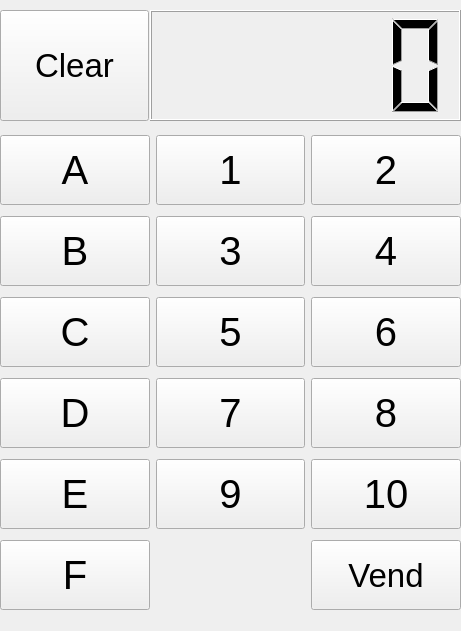
<?xml version="1.0" encoding="UTF-8"?>
<ui version="4.0">
 <class>Form</class>
 <widget class="QWidget" name="Form">
  <property name="geometry">
   <rect>
    <x>0</x>
    <y>0</y>
    <width>461</width>
    <height>631</height>
   </rect>
  </property>
  <property name="windowTitle">
   <string>Form</string>
  </property>
  <widget class="QLCDNumber" name="numberField">
   <property name="geometry">
    <rect>
     <x>150</x>
     <y>10</y>
     <width>311</width>
     <height>111</height>
    </rect>
   </property>
   <property name="mode">
    <enum>QLCDNumber::Hex</enum>
   </property>
  </widget>
  <widget class="QWidget" name="gridLayoutWidget">
   <property name="geometry">
    <rect>
     <x>0</x>
     <y>130</y>
     <width>461</width>
     <height>491</height>
    </rect>
   </property>
   <layout class="QGridLayout" name="gridLayout_2">
    <property name="sizeConstraint">
     <enum>QLayout::SetDefaultConstraint</enum>
    </property>
    <item row="0" column="0">
     <widget class="QPushButton" name="pushButton_A">
      <property name="minimumSize">
       <size>
        <width>0</width>
        <height>70</height>
       </size>
      </property>
      <property name="font">
       <font>
        <pointsize>30</pointsize>
       </font>
      </property>
      <property name="autoFillBackground">
       <bool>false</bool>
      </property>
      <property name="text">
       <string>A</string>
      </property>
      <property name="autoDefault">
       <bool>false</bool>
      </property>
      <property name="default">
       <bool>false</bool>
      </property>
      <property name="flat">
       <bool>false</bool>
      </property>
     </widget>
    </item>
    <item row="0" column="1">
     <widget class="QPushButton" name="pushButton_1">
      <property name="minimumSize">
       <size>
        <width>0</width>
        <height>70</height>
       </size>
      </property>
      <property name="font">
       <font>
        <pointsize>30</pointsize>
       </font>
      </property>
      <property name="text">
       <string>1</string>
      </property>
     </widget>
    </item>
    <item row="0" column="2">
     <widget class="QPushButton" name="pushButton_2">
      <property name="minimumSize">
       <size>
        <width>0</width>
        <height>70</height>
       </size>
      </property>
      <property name="font">
       <font>
        <pointsize>30</pointsize>
       </font>
      </property>
      <property name="text">
       <string>2</string>
      </property>
     </widget>
    </item>
    <item row="1" column="0">
     <widget class="QPushButton" name="pushButton_B">
      <property name="minimumSize">
       <size>
        <width>0</width>
        <height>70</height>
       </size>
      </property>
      <property name="font">
       <font>
        <pointsize>30</pointsize>
       </font>
      </property>
      <property name="text">
       <string>B</string>
      </property>
     </widget>
    </item>
    <item row="1" column="1">
     <widget class="QPushButton" name="pushButton_3">
      <property name="minimumSize">
       <size>
        <width>0</width>
        <height>70</height>
       </size>
      </property>
      <property name="font">
       <font>
        <pointsize>30</pointsize>
       </font>
      </property>
      <property name="text">
       <string>3</string>
      </property>
     </widget>
    </item>
    <item row="1" column="2">
     <widget class="QPushButton" name="pushButton_4">
      <property name="minimumSize">
       <size>
        <width>0</width>
        <height>70</height>
       </size>
      </property>
      <property name="font">
       <font>
        <pointsize>30</pointsize>
       </font>
      </property>
      <property name="text">
       <string>4</string>
      </property>
     </widget>
    </item>
    <item row="2" column="0">
     <widget class="QPushButton" name="pushButton_C">
      <property name="minimumSize">
       <size>
        <width>0</width>
        <height>70</height>
       </size>
      </property>
      <property name="font">
       <font>
        <pointsize>30</pointsize>
       </font>
      </property>
      <property name="text">
       <string>C</string>
      </property>
     </widget>
    </item>
    <item row="2" column="1">
     <widget class="QPushButton" name="pushButton_5">
      <property name="minimumSize">
       <size>
        <width>0</width>
        <height>70</height>
       </size>
      </property>
      <property name="baseSize">
       <size>
        <width>0</width>
        <height>0</height>
       </size>
      </property>
      <property name="font">
       <font>
        <pointsize>30</pointsize>
        <kerning>true</kerning>
       </font>
      </property>
      <property name="text">
       <string>5</string>
      </property>
     </widget>
    </item>
    <item row="2" column="2">
     <widget class="QPushButton" name="pushButton_6">
      <property name="minimumSize">
       <size>
        <width>0</width>
        <height>70</height>
       </size>
      </property>
      <property name="font">
       <font>
        <pointsize>30</pointsize>
       </font>
      </property>
      <property name="text">
       <string>6</string>
      </property>
     </widget>
    </item>
    <item row="3" column="1">
     <widget class="QPushButton" name="pushButton_7">
      <property name="minimumSize">
       <size>
        <width>0</width>
        <height>70</height>
       </size>
      </property>
      <property name="font">
       <font>
        <pointsize>30</pointsize>
       </font>
      </property>
      <property name="text">
       <string>7</string>
      </property>
     </widget>
    </item>
    <item row="3" column="2">
     <widget class="QPushButton" name="pushButton_8">
      <property name="minimumSize">
       <size>
        <width>0</width>
        <height>70</height>
       </size>
      </property>
      <property name="font">
       <font>
        <pointsize>30</pointsize>
       </font>
      </property>
      <property name="text">
       <string>8</string>
      </property>
     </widget>
    </item>
    <item row="4" column="2">
     <widget class="QPushButton" name="pushButton_10">
      <property name="minimumSize">
       <size>
        <width>0</width>
        <height>70</height>
       </size>
      </property>
      <property name="font">
       <font>
        <pointsize>30</pointsize>
       </font>
      </property>
      <property name="text">
       <string>10</string>
      </property>
     </widget>
    </item>
    <item row="4" column="1">
     <widget class="QPushButton" name="pushButton_9">
      <property name="minimumSize">
       <size>
        <width>0</width>
        <height>70</height>
       </size>
      </property>
      <property name="font">
       <font>
        <pointsize>30</pointsize>
       </font>
      </property>
      <property name="text">
       <string>9</string>
      </property>
     </widget>
    </item>
    <item row="3" column="0">
     <widget class="QPushButton" name="pushButton_D">
      <property name="minimumSize">
       <size>
        <width>0</width>
        <height>70</height>
       </size>
      </property>
      <property name="font">
       <font>
        <pointsize>30</pointsize>
       </font>
      </property>
      <property name="text">
       <string>D</string>
      </property>
     </widget>
    </item>
    <item row="4" column="0">
     <widget class="QPushButton" name="pushButton_E">
      <property name="minimumSize">
       <size>
        <width>0</width>
        <height>70</height>
       </size>
      </property>
      <property name="font">
       <font>
        <pointsize>30</pointsize>
       </font>
      </property>
      <property name="text">
       <string>E</string>
      </property>
     </widget>
    </item>
    <item row="5" column="0">
     <widget class="QPushButton" name="pushButton_F">
      <property name="minimumSize">
       <size>
        <width>0</width>
        <height>70</height>
       </size>
      </property>
      <property name="font">
       <font>
        <pointsize>30</pointsize>
       </font>
      </property>
      <property name="text">
       <string>F</string>
      </property>
     </widget>
    </item>
    <item row="5" column="2">
     <widget class="QPushButton" name="pushButton_vend">
      <property name="minimumSize">
       <size>
        <width>0</width>
        <height>70</height>
       </size>
      </property>
      <property name="font">
       <font>
        <pointsize>25</pointsize>
       </font>
      </property>
      <property name="autoFillBackground">
       <bool>false</bool>
      </property>
      <property name="text">
       <string>Vend</string>
      </property>
      <property name="autoDefault">
       <bool>false</bool>
      </property>
      <property name="default">
       <bool>false</bool>
      </property>
      <property name="flat">
       <bool>false</bool>
      </property>
     </widget>
    </item>
   </layout>
  </widget>
  <widget class="QPushButton" name="pushButton_clear">
   <property name="geometry">
    <rect>
     <x>0</x>
     <y>10</y>
     <width>149</width>
     <height>111</height>
    </rect>
   </property>
   <property name="minimumSize">
    <size>
     <width>0</width>
     <height>70</height>
    </size>
   </property>
   <property name="font">
    <font>
     <pointsize>25</pointsize>
    </font>
   </property>
   <property name="autoFillBackground">
    <bool>false</bool>
   </property>
   <property name="text">
    <string>Clear</string>
   </property>
   <property name="autoDefault">
    <bool>false</bool>
   </property>
   <property name="default">
    <bool>false</bool>
   </property>
   <property name="flat">
    <bool>false</bool>
   </property>
  </widget>
 </widget>
 <resources/>
 <connections/>
</ui>
